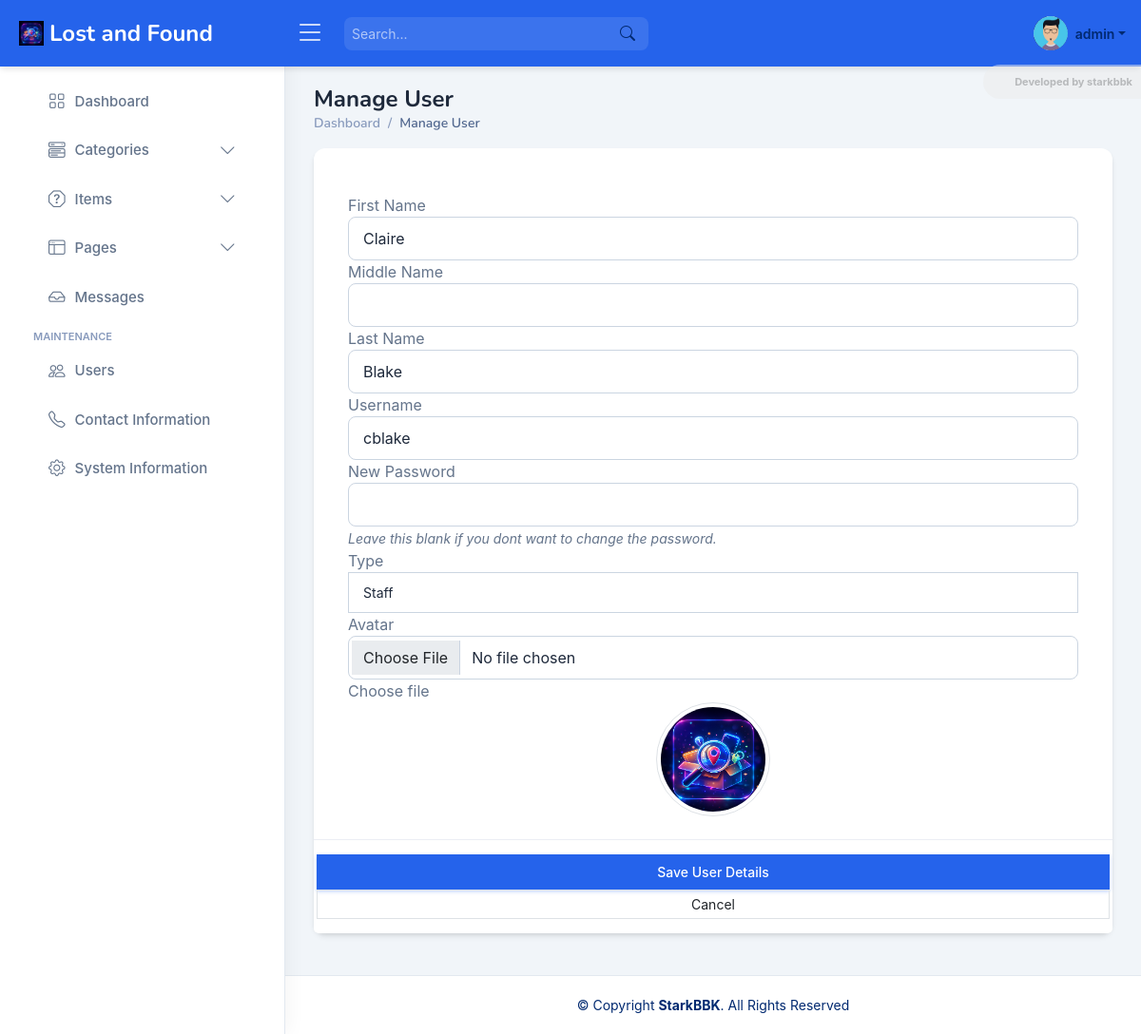
Screenshot of /admin/?page=user/manage_user&id=9 (signed in) with the database file from the repository.
### tables this page shows
CREATE TABLE `users` (
  `id` int(50) NOT NULL AUTO_INCREMENT,
  `firstname` varchar(250) NOT NULL,
  `middlename` text DEFAULT NULL,
  `lastname` varchar(250) NOT NULL,
  `username` text NOT NULL,
  `password` text NOT NULL,
  `avatar` text DEFAULT NULL,
  `last_login` datetime DEFAULT NULL,
  `type` tinyint(1) NOT NULL DEFAULT 0,
  `date_added` datetime NOT NULL DEFAULT current_timestamp(),
  `date_updated` datetime DEFAULT current_timestamp() ON UPDATE current_timestamp(),
  PRIMARY KEY (`id`)
);

### config.php (called while the page is built, shortened)
<?php
require_once('classes/DBConnection.php');
require_once('classes/SystemSettings.php');
function validate_image($file){
    global $_settings;
	if(!empty($file)){
        $ex = explode("?",$file);
        $file = $ex[0];
        $ts = isset($ex[1]) ? "?".$ex[1] : '';
		if(is_file(base_app.$file)){
			return base_url.$file.$ts;
		}else{
			return base_url.($_settings->info('logo'));
		}
	}else{
		return base_url.($_settings->info('logo'));
	}
}
?>

### classes/DBConnection.php (called while the page is built, shortened)
<?php
class DBConnection{
    private $host = DB_SERVER;
    private $username = DB_USERNAME;
    private $password = DB_PASSWORD;
    private $database = DB_NAME;
    private $port = DB_PORT;
    public $conn;
    public function __construct(){
        if (!isset($this->conn)) {
            $this->conn = new mysqli($this->host, $this->username, $this->password, $this->database, $this->port);
        }
    }
}
?>

### classes/SystemSettings.php (called while the page is built, shortened)
<?php
class SystemSettings extends DBConnection{
	function info($field=''){
		if(!empty($field)){
			if(isset($_SESSION['system_info'][$field]))
				return $_SESSION['system_info'][$field];
			else
				return false;
		}else{
			return false;
		}
	}
}
$_settings = new SystemSettings();
?>

### admin/user/manage_user.php (the view, shortened to what this page needs)
<?php
if(isset($_GET['id'])){
    $user = $conn->query("SELECT * FROM users where id ='{$_GET['id']}' ");
    foreach($user->fetch_array() as $k =>$v){
        $meta[$k] = $v;
    }
}
?>
<div class="card card-outline rounded-0 card-navy">
	<div class="card-body">
		<div class="container-fluid pt-4">
			<form action="" id="manage-user">
				<div class="form-group">
					<label for="name">First Name</label>
					<input type="text" name="firstname" id="firstname" class="form-control" value="<?php echo isset($meta['firstname']) ? $meta['firstname']: '' ?>" required>
				</div>
				<div class="form-group">
					<label for="name">Middle Name</label>
					<input type="text" name="middlename" id="middlename" class="form-control" value="<?php echo isset($meta['middlename']) ? $meta['middlename']: '' ?>">
				</div>
				<div class="form-group">
					<label for="name">Last Name</label>
					<input type="text" name="lastname" id="lastname" class="form-control" value="<?php echo isset($meta['lastname']) ? $meta['lastname']: '' ?>" required>
				</div>
				<div class="form-group">
					<label for="username">Username</label>
					<input type="text" name="username" id="username" class="form-control" value="<?php echo isset($meta['username']) ? $meta['username']: '' ?>" required  autocomplete="off">
				</div>
				<div class="form-group">
					<label for="password"><?= isset($meta['id']) ? "New" : "" ?> Password</label>
					<input type="password" name="password" id="password" class="form-control" value="" autocomplete="off">
                    <?php if(isset($meta['id'])): ?>
					<small><i>Leave this blank if you dont want to change the password.</i></small>
                    <?php endif; ?>
				</div>
                <div class="form-group">
                    <label for="type" class="control-label">Type</label>
                    <select name="type" id="type" class="form-control form-control-sm rounded-0" required>
                    <option value="2" <?php echo isset($meta['type']) && $meta['type'] == 2 ? 'selected' : '' ?>>Staff</option>
                    </select>
                </div>
				<div class="form-group">
					<label for="" class="control-label">Avatar</label>
					<div class="custom-file">
		              <input type="file" class="form-control" id="customFile" name="img" onchange="displayImg(this,$(this))" accept="image/png, image/jpeg">
		              <label class="custom-file-label" for="customFile">Choose file</label>
		            </div>
				</div>
				<div class="form-group d-flex justify-content-center">
					<img src="<?php echo validate_image(isset($meta['avatar']) ? $meta['avatar'] :'') ?>" alt="" id="cimg" class="img-fluid img-thumbnail">
				</div>
			</form>
		</div>
	</div>
	<div class="card-footer">
			<div class="col-md-12">
				<div class="row">
					<button class="btn btn-sm btn-primary bg-gradient-teal border-0 rounded-0 mr-3" form="manage-user">Save User Details</button>
					<a href="./?page=user/list" class="btn btn-sm btn-default border rounded-0" form="manage-user"><i class="fa fa-angle-left"></i> Cancel</a>
				</div>
			</div>
		</div>
</div>

### assets/css/style.css (style rules this page uses)
:root { scroll-behavior: smooth; }
body { font-family: "Open Sans", sans-serif; background: #f6f9ff; color: #444444; }
a { color: #4154f1; text-decoration: none; }
.card { margin-bottom: 30px; border: none; border-radius: 5px; box-shadow: 0px 0 30px rgba(1, 41, 112, 0.1); }
.card-header, .card-footer { border-color: #ebeef4; background-color: #fff; color: #798eb3; padding: 15px; }
.card-body { padding: 0 20px 20px 20px; }

### assets/css/custom.css (style rules this page uses)
:root { --bg-body: #f1f5f9; --bg-white: #ffffff; --primary-blue: #2563eb; --primary-light: #3b82f6; --primary-dark: #1d4ed8; --text-heading: #1e293b; --text-body: #64748b; --border-color: #e2e8f0; --card-shadow: 0 4px 6px -1px rgba(0, 0, 0, 0.1), 0 2px 4px -1px rgba(0, 0, 0, 0.06); --border-radius: 12px; }
body { background-color: var(--bg-body) !important; font-family: 'Inter', 'Poppins', sans-serif !important; color: var(--text-body); min-height: 100vh; }
body::before, body::after { display: none; }
.card { background-color: var(--bg-white) !important; border: 1px solid var(--border-color) !important; border-radius: var(--border-radius) !important; box-shadow: var(--card-shadow) !important; margin-bottom: 24px; border: none !important; }
.card-body { padding: 24px; }
.form-control, .form-select { background-color: #ffffff !important; border: 1px solid #cbd5e1 !important; color: var(--text-heading) !important; border-radius: 8px; padding: 10px 15px; }
.btn-primary { background-color: var(--primary-blue) !important; border: none; box-shadow: 0 2px 4px rgba(37, 99, 235, 0.3); border-radius: 8px; padding: 8px 16px; font-weight: 500; }

### admin/user/manage_user.php (style rules this page uses)
img#cimg { height: 15vh; width: 15vh; object-fit: cover; border-radius: 100% 100%; }

### rows the page displays
users: firstname "Claire", lastname "Blake", username "cblake", type "Staff"

### other values shown
$_settings->userdata('username') "admin"
str_replace(['_', '/'], ' ', ($pageSplit[1] ?? $page)) "Manage User"
